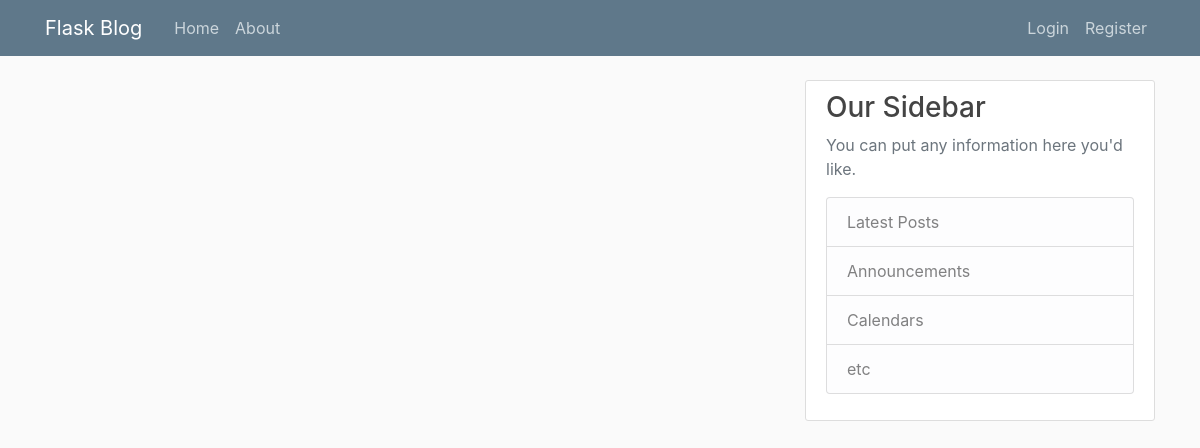
The app's page /home, older data.
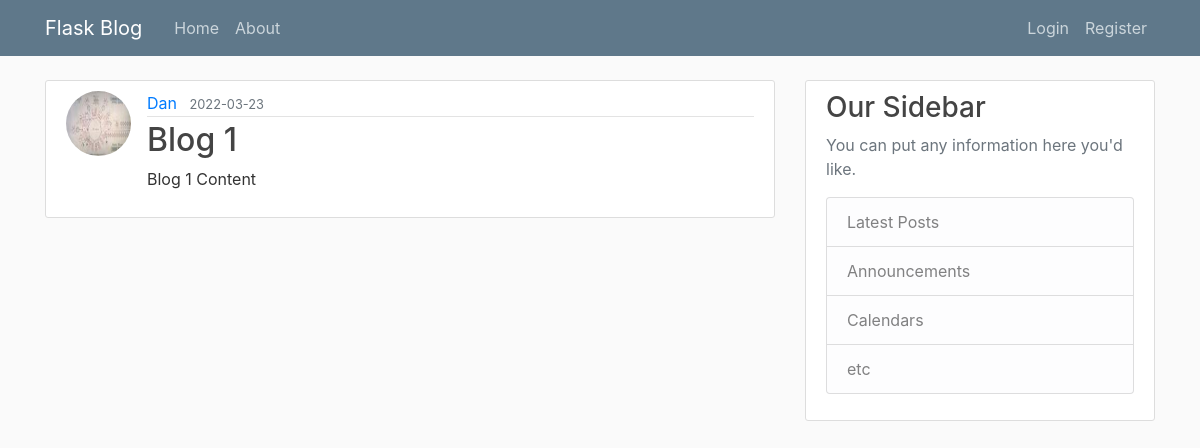
The same page, newer data.
### flaskblog/models.py (models this page shows, shortened)
class Post(db.Model):
  id = db.Column(db.Integer,primary_key=True)
  title = db.Column(db.String(100),nullable=False)
  data_posted = db.Column(db.DateTime, nullable=False, default=datetime.utcnow)
  content = db.Column(db.Text, nullable=False)
  user_id=db.Column(db.Integer, db.ForeignKey('user.id'),nullable=False)

class User(db.Model,UserMixin):
  id = db.Column(db.Integer,primary_key=True)
  username = db.Column(db.String(20), unique=True, nullable=False)
  email = db.Column(db.String(120), unique=True, nullable=False)
  image_file = db.Column(db.String(20), nullable=False, default='default.jpg')
  password = db.Column(db.String(60), nullable=False)
  posts = db.relationship('Post',backref='author',lazy=True)

### flaskblog/routes.py (the view)
@app.route("/")
@app.route("/home")
def home():
  posts = Post.query.all()
  return render_template('home.html',posts=posts)

### flaskblog/templates/home.html
{%extends "layout.html"%}
{%block content%}
  {% for post in posts%}
  <article class="media content-section">
    <img class="rounded-circle article-img" src="{{url_for('static', filename='profile_pics/' + post.author.image_file)}}">
    <div class="media-body">
      <div class="article-metadata">
        <a class="mr-2" href="#">{{ post.author.username }}</a>
        <small class="text-muted">{{ post.data_posted.strftime('%Y-%m-%d') }}</small>
      </div>
      <h2><a class="article-title" href="{{url_for('post', post_id=post.id)}}">{{ post.title }}</a></h2>
      <p class="article-content">{{ post.content }}</p>
    </div>
  </article>
  {% endfor%}
{%endblock content%}

Row changes from the older to the newer data that the page shows:
added Post: image_file (picture), author.username "Dan", data_posted "2022-03-23", title "Blog 1", content "Blog 1 Content"
